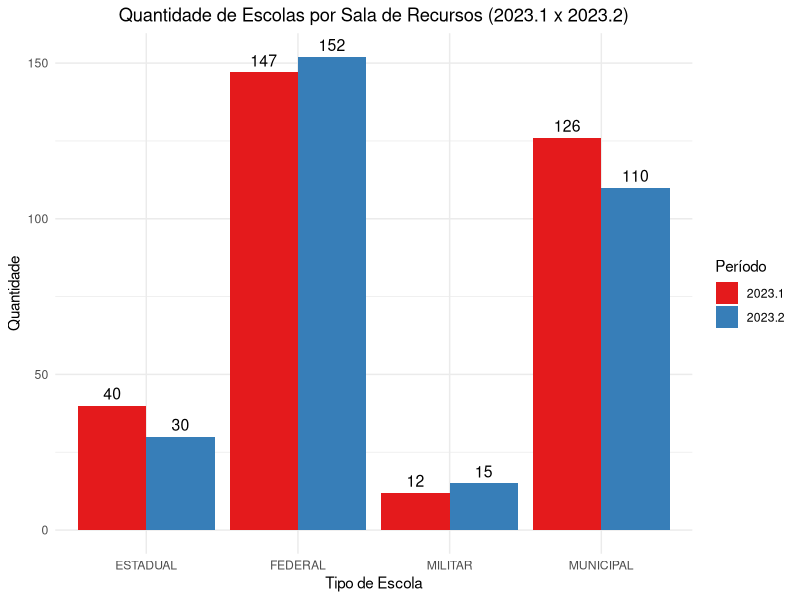

Here is the R script that generated this plot:
# Carregar bibliotecas
library(ggplot2)
library(stringr)

# Criar os dados para os dois períodos
dados <- data.frame(
  categoria = rep(str_to_upper(c("Estadual", "Municipal", "Federal", "Militar")), times = 2),
  quantidade = c(40, 126, 147, 12, 30, 110, 152, 15),
  periodo = rep(c("2023.1", "2023.2"), each = 4)
)

# Gerar o gráfico de barras agrupadas
ggplot(dados, aes(x = categoria, y = quantidade, fill = periodo)) +
  geom_bar(stat = "identity", position = position_dodge()) +
  geom_text(aes(label = quantidade), 
            vjust = -0.5, 
            position = position_dodge(width = 0.9), 
            size = 4) +
  labs(
    title = "Quantidade de Escolas por Sala de Recursos (2023.1 x 2023.2)",
    x = "Tipo de Escola",
    y = "Quantidade",
    fill = "Período"
  ) +
  theme_minimal() +
  scale_fill_brewer(palette = "Set1") +
  theme(plot.title = element_text(hjust = 0.5))
